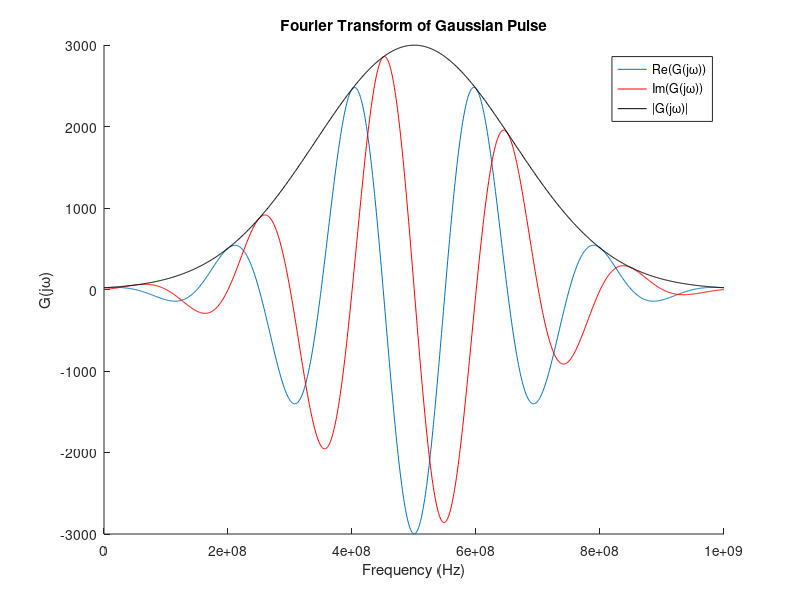

Write the MATLAB code that produced this figure.
clc;clear all;
%hold on;
%%
f=fopen('SourceFFT.txt');
File=1;
l=fgetl(f);
in=1;
Prev=1600*(File-1);
while ischar(l)
    text{in}=l;
    data{in}=sscanf(text{in},'%f %f %f');
    fr(in)=data{in}(1);
    FFT(in)=data{in}(2)+1i*data{in}(3);
    
    l=fgetl(f);
    in=in+1;
end
figure
hold on;
plot(fr*(3e12),real(FFT))
plot(fr*(3e12),imag(FFT),'r')
plot(fr*(3e12),abs(FFT),'k')
xlabel('Frequency (Hz)')
ylabel('G(j\omega)')
title('Fourier Transform of Gaussian Pulse')
legend('Re(G(j\omega))','Im(G(j\omega))','|G(j\omega)|')
